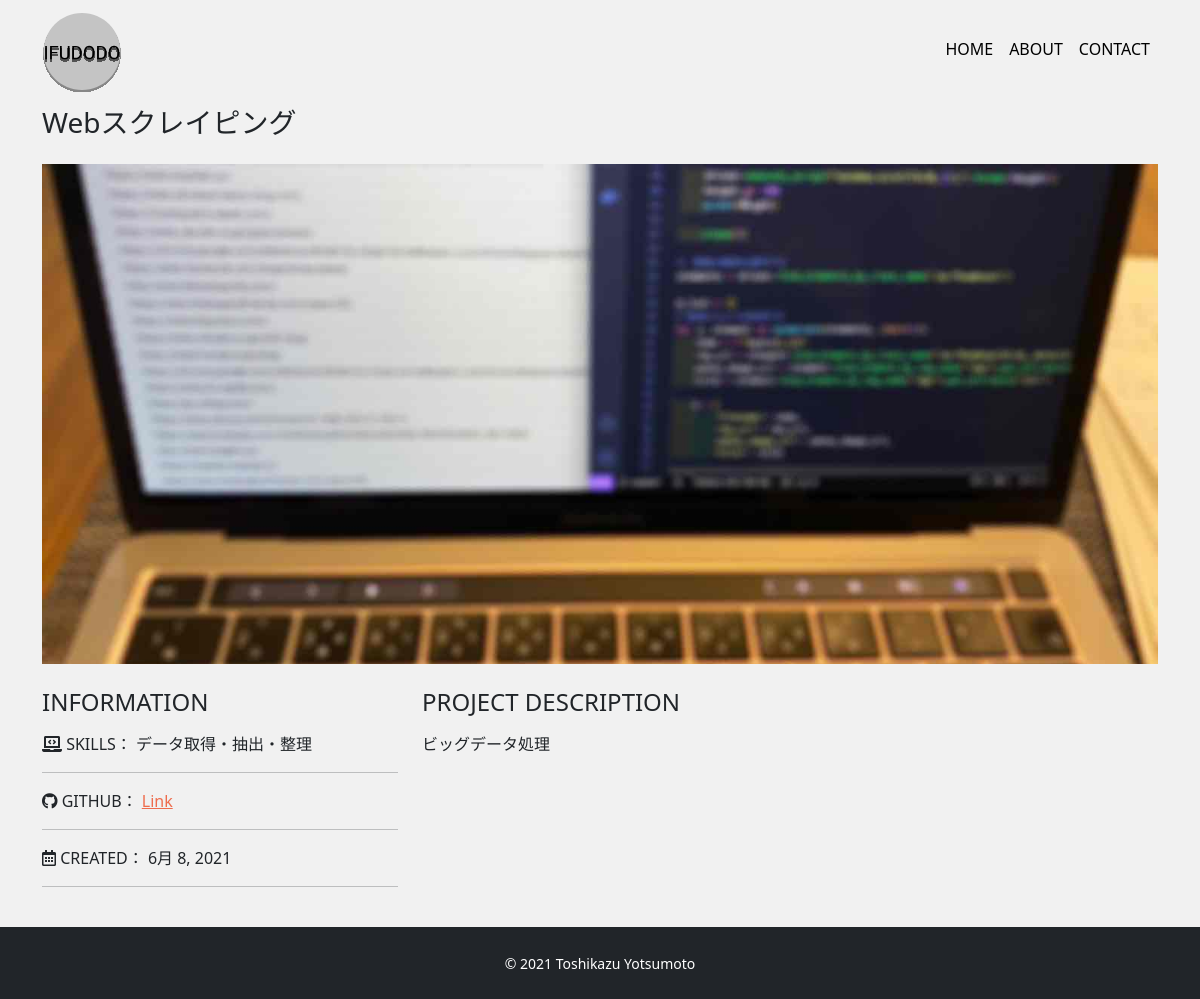
The app's page /detail/2 with its own data.
### app/models.py (models this page shows, shortened)
class Work(models.Model):
    title = models.CharField('タイトル', max_length=100)
    image = models.ImageField(upload_to='images', verbose_name='イメージ画像')
    thumbnail = models.ImageField(upload_to='images', verbose_name='サムネイル画像', null=True, blank=True)
    skill = models.CharField('スキル', max_length=100)
    url = models.CharField('URL', max_length=100)
    created = models.DateField('作成日時')
    description = models.TextField('説明')

### app/views.py (the view)
# urls.py: path('detail/<int:pk>', views.DetailView.as_view(), name='detail'),
class DetailView(View):
    def get(self, request, *args, **kwargs):
        work_data = Work.objects.get(id=self.kwargs['pk'])
        return render(request, 'app/detail.html', {
            'work_data': work_data
        })

### app/templates/app/detail.html
{% extends 'app/base.html' %}
{% block content %}
<h3 class="mb-4">{{ work_data.title }}</h3>
<div class="card top mb-4">
    <img src="{{ work_data.image.url }}" alt="">
</div>
<div class="row">
    <div class="col-sm-4 mb-4">
        <h4 class="mb-3">INFORMATION</h4>
        <p>
            <i class="fas fa-laptop-code mr-2"></i>
            <span class="font-weight-bolder">SKILLS：</span>
            {{ work_data.skill }}
        </p>
        <hr>
        <p>
            <i class="fab fa-github mr-2"></i>
            <span class="font-weight-bolder">GITHUB：</span>
            {% if work_data.url %}
                <a href="{{ work_data.url }}" target="_blank" class="link-color">Link</a>
            {% else %}
                Private
            {% endif %}
        </p>
        <hr>
        <p>
            <i class="far fa-calendar-alt mr-2"></i>
            <span class="font-weight-bolder">CREATED：</span>
            {{ work_data.created }}
        </p>
        <hr>
    </div>
    <div class="col-sm-8 mb-5">
        <h4 class="mb-3">PROJECT DESCRIPTION</h4>
        <p>{{ work_data.description|linebreaksbr }}</p>
    </div>
</div>
{% endblock %}

### app/static/css/style.css (style rules this page uses)
* { margin: 0; padding: 0; box-sizing: border-box; }
body { background: #f1f1f1; display: flex; flex-flow: column; min-height: 100vh; }
.top img { object-fit: cover; height: 500px; }
.link-color { color: #EE6C4D; }
.card { border: none; }

### records on screen
Work: title "Webスクレイピング", image (picture), skill "データ取得・抽出・整理", created "6月 8, 2021", description "ビッグデータ処理"
